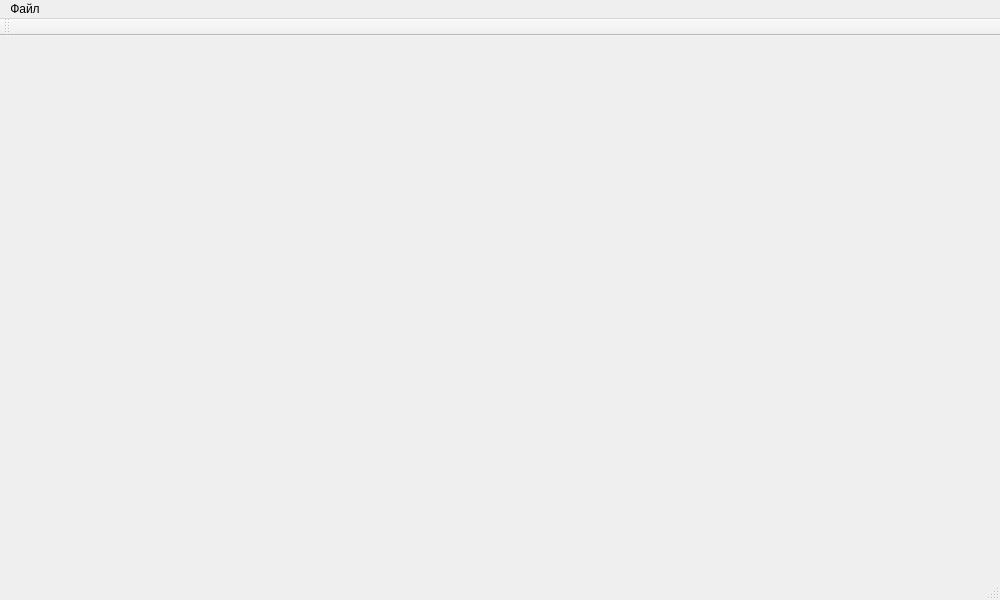
<?xml version="1.0" encoding="UTF-8"?>
<ui version="4.0">
 <class>MainWindow</class>
 <widget class="QMainWindow" name="MainWindow">
  <property name="geometry">
   <rect>
    <x>0</x>
    <y>0</y>
    <width>1000</width>
    <height>600</height>
   </rect>
  </property>
  <property name="minimumSize">
   <size>
    <width>1000</width>
    <height>600</height>
   </size>
  </property>
  <property name="windowTitle">
   <string>MainWindow</string>
  </property>
  <widget class="QWidget" name="centralWidget"/>
  <widget class="QMenuBar" name="menuBar">
   <property name="geometry">
    <rect>
     <x>0</x>
     <y>0</y>
     <width>1000</width>
     <height>21</height>
    </rect>
   </property>
   <widget class="QMenu" name="menu">
    <property name="title">
     <string>Файл</string>
    </property>
    <addaction name="action"/>
    <addaction name="action_2"/>
    <addaction name="action_3"/>
    <addaction name="separator"/>
    <addaction name="separator"/>
    <addaction name="action_6"/>
   </widget>
   <addaction name="menu"/>
  </widget>
  <widget class="QToolBar" name="mainToolBar">
   <attribute name="toolBarArea">
    <enum>TopToolBarArea</enum>
   </attribute>
   <attribute name="toolBarBreak">
    <bool>false</bool>
   </attribute>
  </widget>
  <widget class="QStatusBar" name="statusBar"/>
  <action name="action">
   <property name="text">
    <string>Сохранить</string>
   </property>
  </action>
  <action name="action_2">
   <property name="text">
    <string>Загрузить</string>
   </property>
  </action>
  <action name="action_3">
   <property name="text">
    <string>Восстановить</string>
   </property>
  </action>
  <action name="action_6">
   <property name="text">
    <string>Выйти</string>
   </property>
  </action>
 </widget>
 <layoutdefault spacing="6" margin="11"/>
 <resources/>
 <connections/>
</ui>
